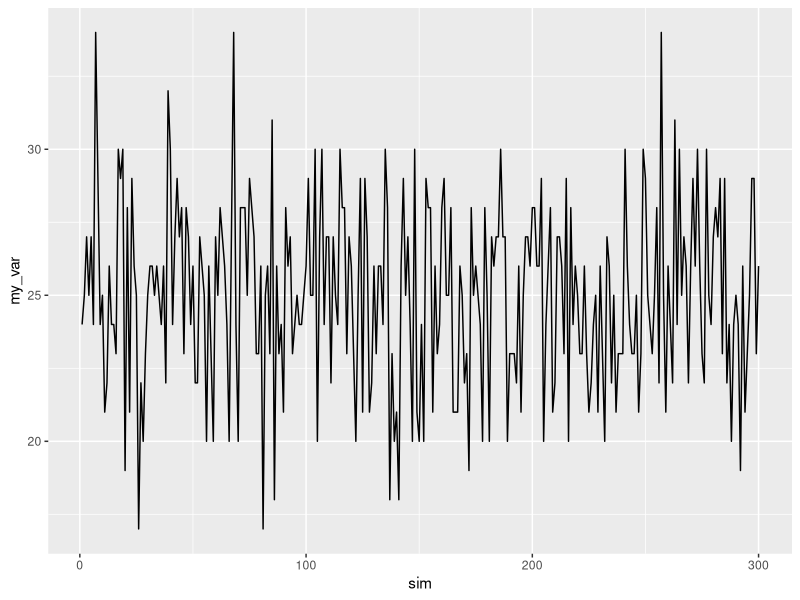
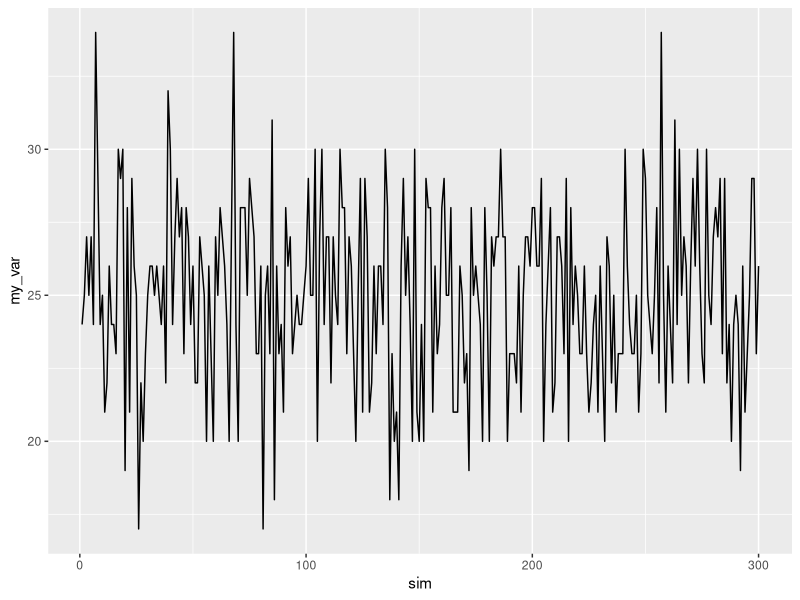

Generate these figures, in order, with R:
library(tidyverse)
ba_raw <- read_csv("be.csv")

ba_raw %>% 
  rename(sim_iteration = self.name, 
         my_var = self.my_var) %>% 
  mutate(sim = row_number())-> ba

ba %>% 
  ggplot() +
  geom_line(aes(sim, my_var, group = 1)) -> ba_plot

ba_plot

ggsave("baplot.png", ba_plot, width = 4, height = 3.5)
